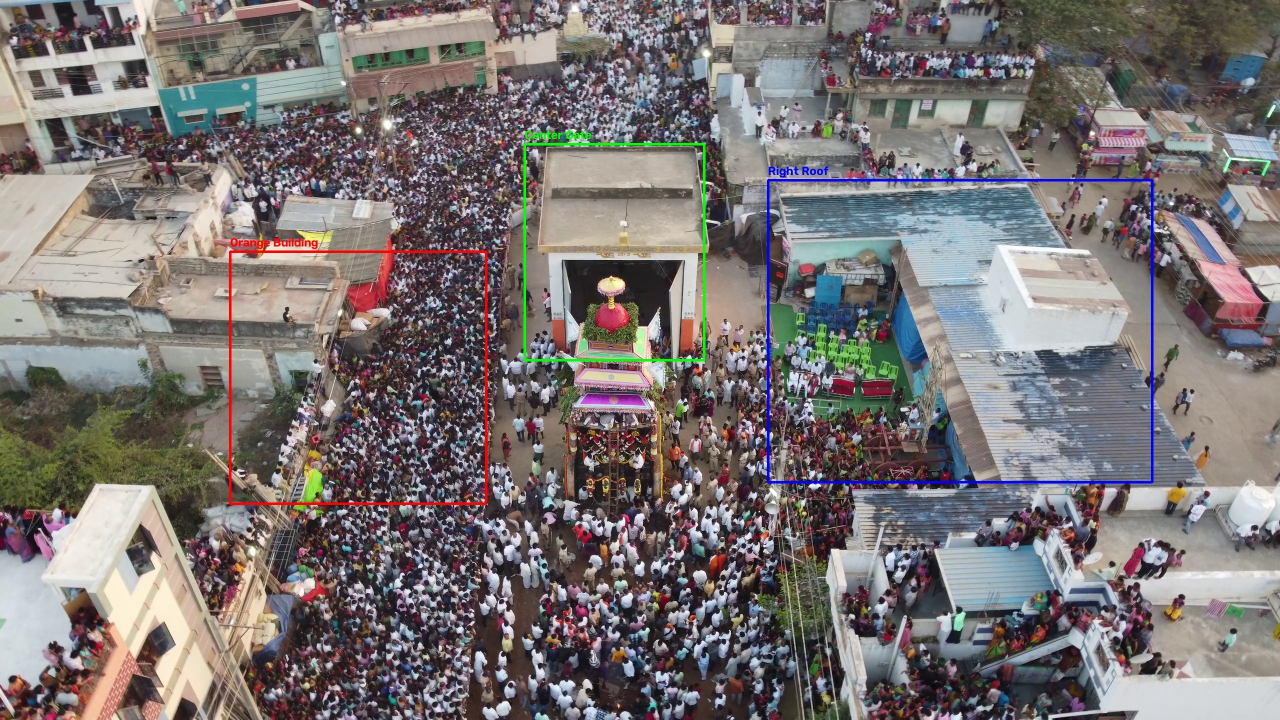
#> input picture cv-service/debug_building_boxes.jpg, 2560 x 1440 px, given in place of frame.png, which was not available (shown at 1/2 size)
$ python test_true_density.py   (older library calls are emulated)
#> lines starting #> are read from the running program, lines starting #| are printed output that depends on the picture; pictures that were not available may be replaced by others from this repository, and a replacement may not be noted
### cv-service/saturation_detector.py
"""
cv-service/saturation_detector.py
Zone-Aware Spatial Crowd Saturation Detector for Aerial Drone Computer Vision.

Identifies when packed crowd regions cross into detection saturation failure
(where person boundaries blend into an unbroken mass of heads, causing YOLO+SAHI
detections to collapse to near-zero).

Features:
  1. Global Zone Saturation Check:
     is_saturated = (detected_density < min_detection_density) AND (edge_density_ratio >= saturation_edge_threshold)
  2. Spatial Grid Saturation Mapping:
     Divides the zone into spatial patches. Analyzes each patch independently.
     Substitutes calibrated density for saturated patches while preserving YOLO detections
     in sparse peripheral areas (rooftops, side alleys).
  3. Visual Density Overlay:
     Annotates saturated crowd patches with an alpha-blended density heatmap & dot texture.
"""
from __future__ import annotations

import os
from typing import List, Tuple, Optional, Dict, Any
import cv2
import numpy as np
import config


class SaturationDetector:
    """
    Zone-aware crowd detection saturation detector for aerial drone camera feeds.
    """

    def __init__(
        self,
        min_detection_density: float = 0.35,
        saturation_edge_threshold: float = 0.075,
        canny_low: int = 50,
        canny_high: int = 150,
        grid_cols: int = 16,
        grid_rows: int = 16,
    ) -> None:
        self.min_detection_density = float(os.getenv("SATURATION_MIN_DETECTION_DENSITY", str(min_detection_density)))
        self.saturation_edge_threshold = float(os.getenv("SATURATION_EDGE_THRESHOLD", str(saturation_edge_threshold)))
        self.canny_low = canny_low
        self.canny_high = canny_high
        self.grid_cols = grid_cols
        self.grid_rows = grid_rows
        self._mask_cache: Dict[Tuple[int, int, str], np.ndarray] = {}

    # [37 lines left out: function get_zone_mask, not called in this run]

    def compute_edge_map(self, frame: np.ndarray) -> np.ndarray:
        """Computes CLAHE-enhanced Canny edge binary map."""
        if len(frame.shape) == 3:
            gray = cv2.cvtColor(frame, cv2.COLOR_BGR2GRAY)
        else:
            gray = frame

        clahe = cv2.createCLAHE(clipLimit=2.0, tileGridSize=(8, 8))
        enhanced = clahe.apply(gray)
        blurred = cv2.GaussianBlur(enhanced, (5, 5), 0)
        edges = cv2.Canny(blurred, self.canny_low, self.canny_high)
        return edges

    # [203 lines left out: functions compute_edge_density, filter_boxes_in_zone, analyze_spatial_grid, check_saturation, not called in this run]

    def compute_crowd_texture_energy(self, frame: np.ndarray, zone_mask: Optional[np.ndarray] = None) -> np.ndarray:
        """
        Extracts isotropic crowd head-blob energy while dynamically suppressing directional roof ridges.
        Fully self-contained and rotation-invariant per standalone image.
        """
        h, w = frame.shape[:2]
        gray = cv2.cvtColor(frame, cv2.COLOR_BGR2GRAY) if len(frame.shape) == 3 else frame

        # 1. Circular Head-Blob Morphological Filter (Isotropic, rotation-invariant)
        k_head = cv2.getStructuringElement(cv2.MORPH_ELLIPSE, (5, 5))
        black_th = cv2.morphologyEx(gray, cv2.MORPH_BLACKHAT, k_head)
        white_th = cv2.morphologyEx(gray, cv2.MORPH_TOPHAT, k_head)
        head_blobs = black_th.astype(np.float32) + white_th.astype(np.float32)

        # 2. Dynamic Directional Line Suppression (Suppresses corrugated roof ridges & cables)
        k_horiz = cv2.getStructuringElement(cv2.MORPH_RECT, (15, 1))
        k_vert = cv2.getStructuringElement(cv2.MORPH_RECT, (1, 15))
        line_h = cv2.morphologyEx(gray, cv2.MORPH_OPEN, k_horiz).astype(np.float32)
        line_v = cv2.morphologyEx(gray, cv2.MORPH_OPEN, k_vert).astype(np.float32)

        # 3. Local Standard Deviation (Crowd contrast)
        blur_sq = cv2.GaussianBlur(gray.astype(np.float32)**2, (15, 15), 0)
        sq_blur = cv2.GaussianBlur(gray.astype(np.float32), (15, 15), 0)**2
        local_std = np.sqrt(np.maximum(0, blur_sq - sq_blur))
        norm_std = np.clip((local_std - 10.0) / 20.0, 0.0, 1.5)

        # 4. Directional Sobel Ratio (Penalizes 1D linear structures)
        gx = cv2.Sobel(gray, cv2.CV_32F, 1, 0, ksize=3)
        gy = cv2.Sobel(gray, cv2.CV_32F, 0, 1, ksize=3)
        dir_ratio = np.abs(gx) / (np.abs(gx) + np.abs(gy) + 1e-5)
        dir_penalty = np.clip(1.0 - 2.2 * np.abs(dir_ratio - 0.5), 0.10, 1.0)

        # Combined Standalone Feature Energy
        norm_blobs = np.clip((head_blobs - 6.0) / 16.0, 0.0, 3.0)
        crowd_signal = (0.70 * norm_blobs + 0.30 * norm_std) * dir_penalty
        crowd_signal = np.maximum(0.0, crowd_signal - 0.12)

        if zone_mask is not None:
            mask_soft = cv2.GaussianBlur(zone_mask.astype(np.float32) / 255.0, (15, 15), 4.0)
            crowd_signal = crowd_signal * mask_soft

        texture_field = cv2.GaussianBlur(crowd_signal, (21, 21), 6.0)
        return np.clip(texture_field, 0.0, 3.5)

    # [192 lines left out: functions _create_balanced_palette_lut, process_standalone_drone_frame, annotate_density_heatmap, not called in this run]

### cv-service/scratch/test_true_density.py
import os
import sys
import cv2
import numpy as np

sys.path.insert(0, os.path.dirname(os.path.abspath(__file__)) + "/..")
from saturation_detector import SaturationDetector

def test_true_density():
    frame = cv2.imread("videos/frame.png")
#> frame is the input picture: shape (1440, 2560, 3); mean B, G, R 114.8, 115.3, 121.2
    h, w = frame.shape[:2]
#> h = 1440; w = 2560
    area_sqm = 1000.0 # Active gathering area

    sat_detector = SaturationDetector(grid_cols=20, grid_rows=20)
    edges = sat_detector.compute_edge_map(frame)
#> in compute_edge_map, `edges = cv2.Canny(blurred, self.canny_low, self.canny_high)`:
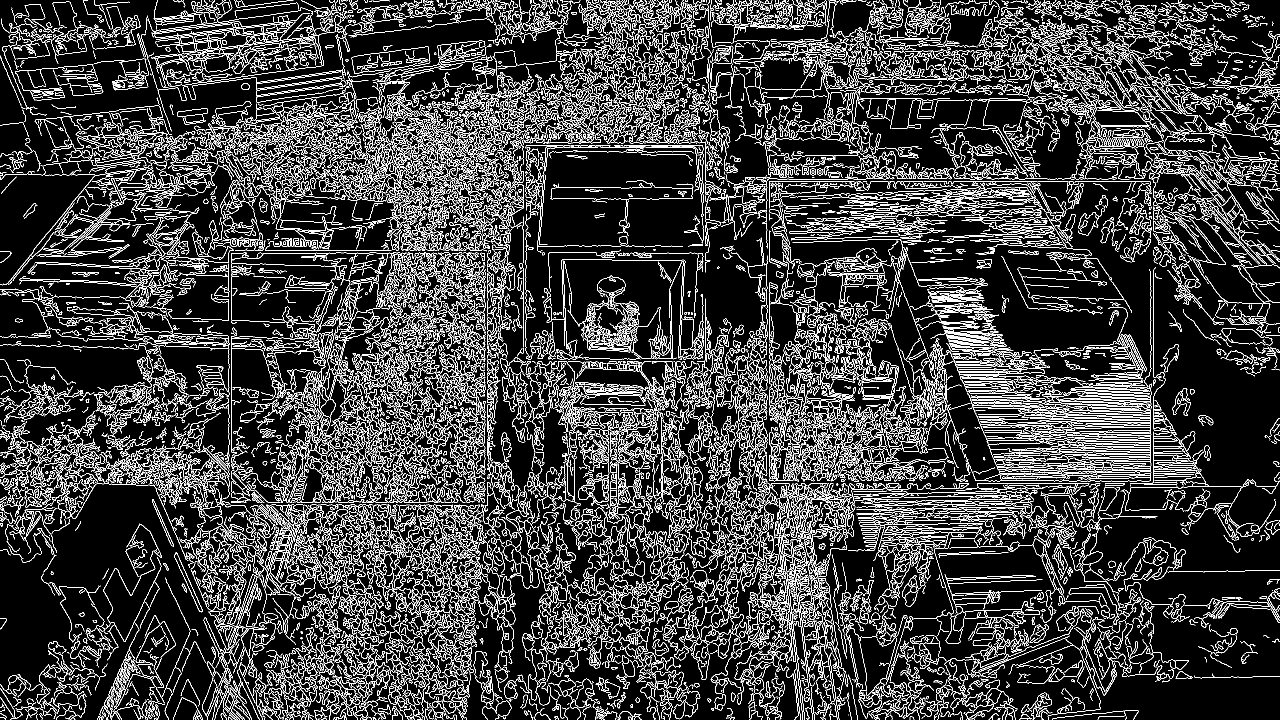
#> edges: shape (1440, 2560) (shown at 1/2 size); 15% white in thin lines or dots
    texture_energy = sat_detector.compute_crowd_texture_energy(frame)
#> in compute_crowd_texture_energy, `dir_ratio = np.abs(gx) / (np.abs(gx) + np.abs(gy) + 1e-5)`:
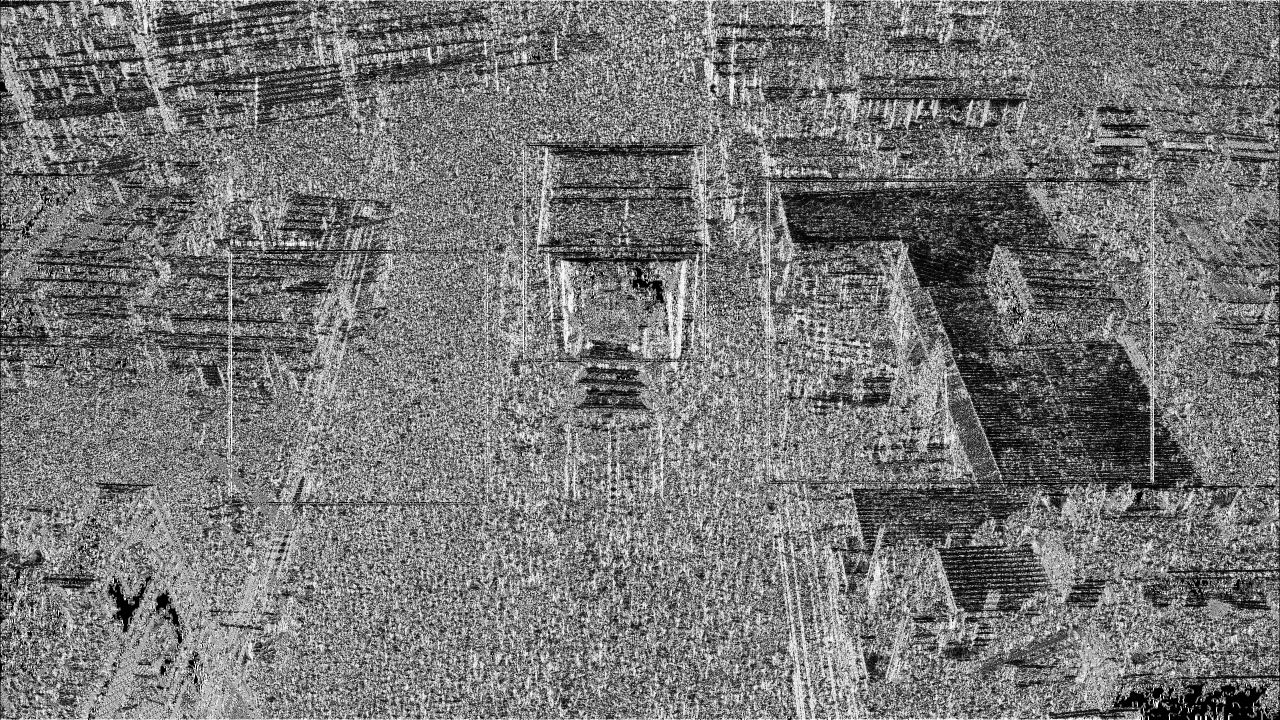
#> dir_ratio: shape (1440, 2560) float32 (shown at 1/2 size); min 0, max 1, mean 0.465
#> in compute_crowd_texture_energy, `dir_penalty = np.clip(1.0 - 2.2 * np.abs(dir_ratio - 0.5), 0.10, 1.0)`:
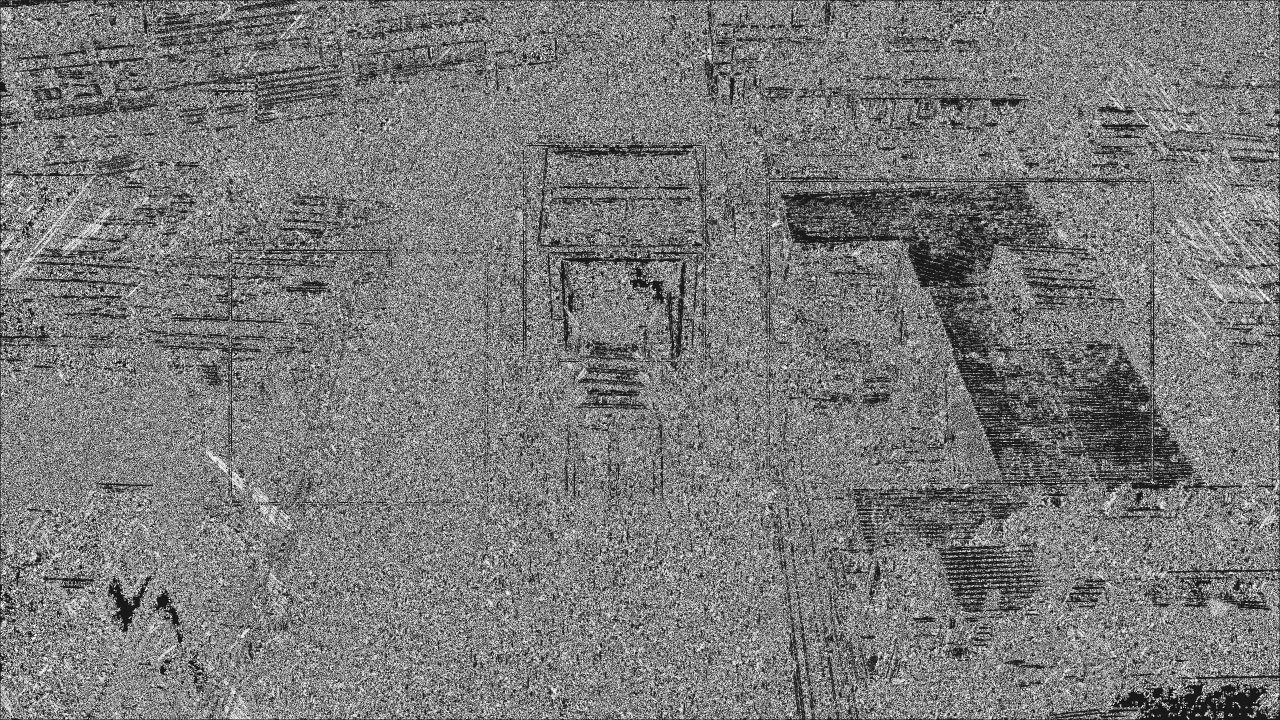
#> dir_penalty: shape (1440, 2560) float32 (shown at 1/2 size); min 0.1, max 1, mean 0.482
#> in compute_crowd_texture_energy, `texture_field = cv2.GaussianBlur(crowd_signal, (21, 21), 6.0)`:
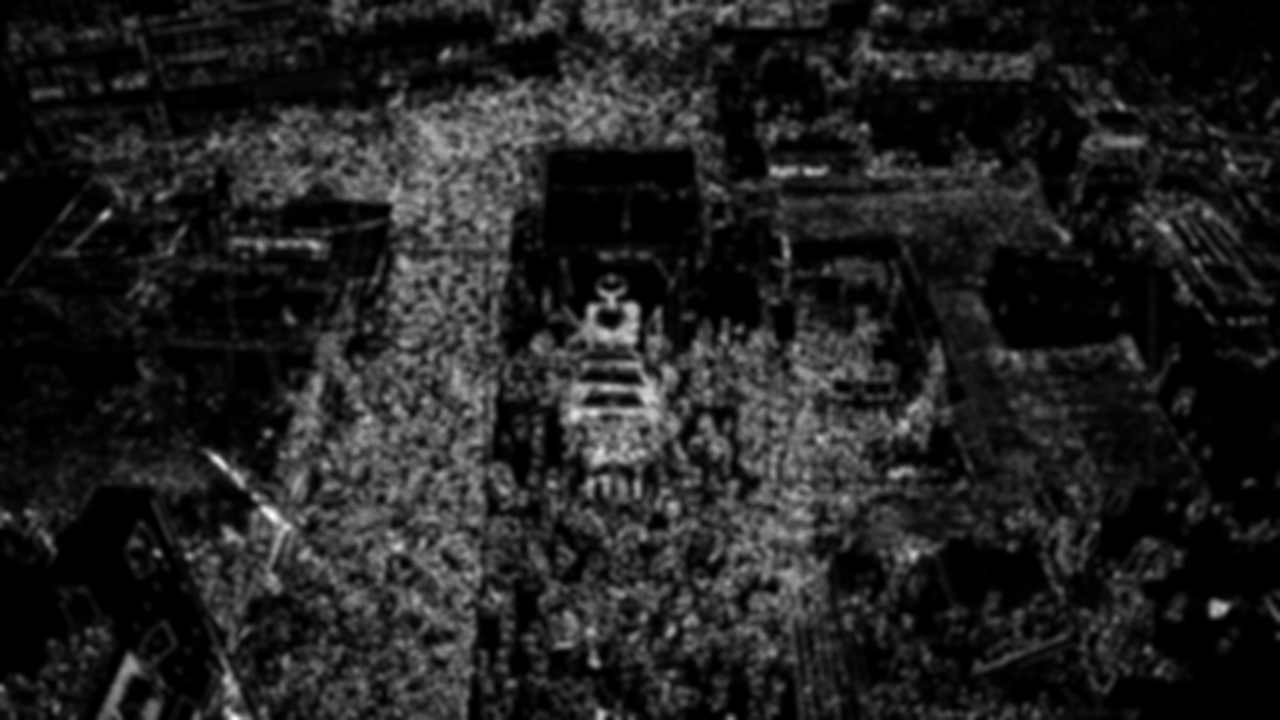
#> texture_field: shape (1440, 2560) float32 (shown at 1/2 size); min 0, max 1.36, mean 0.181; drawn with min black and max white

    cell_w = w // 20
#> cell_w = 128
    cell_h = h // 20
#> cell_h = 72

    print("--- 20x20 Grid Patch Analysis ---")
    total_est_people = 0
    total_active_cells = 0

    for r in range(20):
        for c in range(20):
            x1, y1 = c * cell_w, r * cell_h
            x2, y2 = (c + 1) * cell_w, (r + 1) * cell_h

            cell_patch = frame[y1:y2, x1:x2]
            cell_tex = np.mean(texture_energy[y1:y2, x1:x2])
            cell_edges = np.count_nonzero(edges[y1:y2, x1:x2]) / float(cell_w * cell_h)

            # Estimate true density based on texture energy
            # In crowd areas, texture energy 0.3 -> ~1.5 p/m2, 0.8 -> ~3.5 p/m2, 1.5+ -> ~5.5 p/m2
            if cell_tex > 0.15:
                # Cell area in m2
                cell_area = area_sqm / 400.0 # 2.5 m2 per cell
                cell_density = np.clip(cell_tex * 3.8, 0.5, 6.0)
                cell_cnt = int(round(cell_density * cell_area))
                total_est_people += cell_cnt
                total_active_cells += 1
#> after the loop, total_active_cells = 194; total_est_people = 545

    print(f"Total active crowd cells: {total_active_cells} / 400")
#| Total active crowd cells: 194 / 400
    print(f"Total estimated people across crowd area: {total_est_people} people")
#| Total estimated people across crowd area: 545 people

if __name__ == "__main__":
    test_true_density()

$ run again, on cv-service/test_perfect_crowd_heatmap.jpg
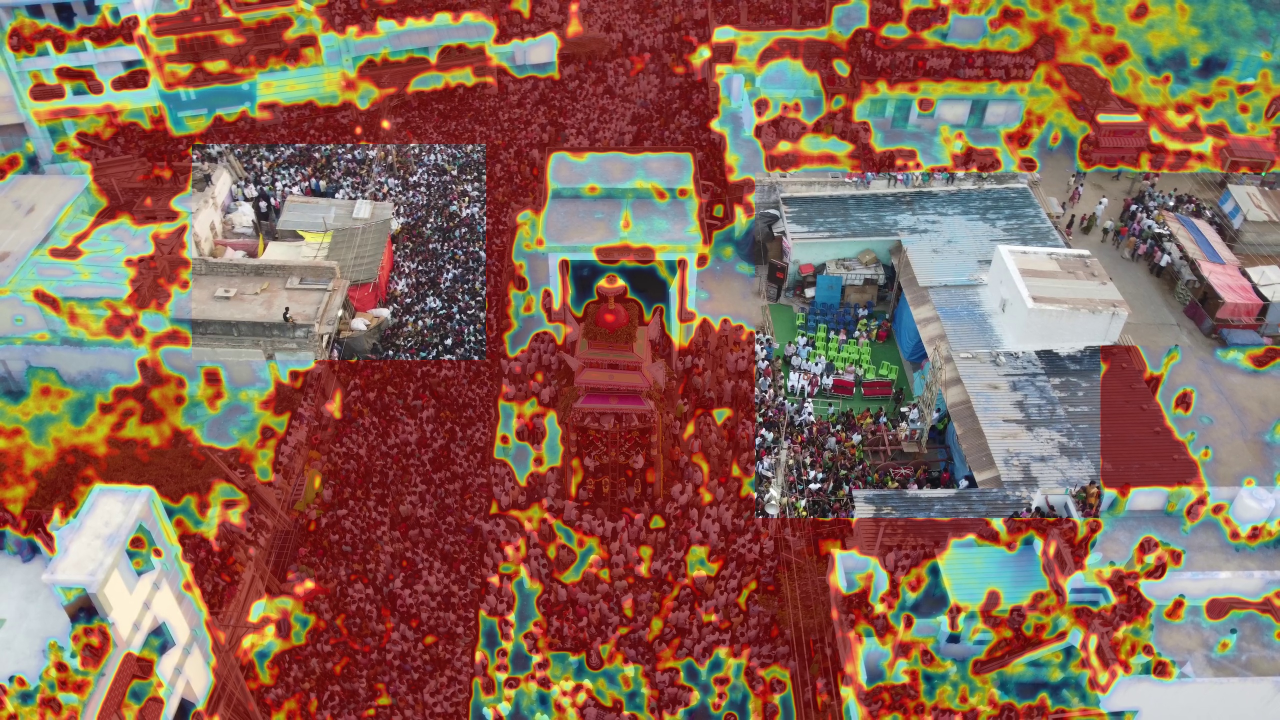
#> input picture cv-service/test_perfect_crowd_heatmap.jpg, 2560 x 1440 px, given in place of frame.png, which was not available (shown at 1/2 size)
#> in test_true_density, frame is the input picture: shape (1440, 2560, 3); mean B, G, R 87.9, 103.6, 136.4
#> in compute_edge_map, `edges = cv2.Canny(blurred, self.canny_low, self.canny_high)`:
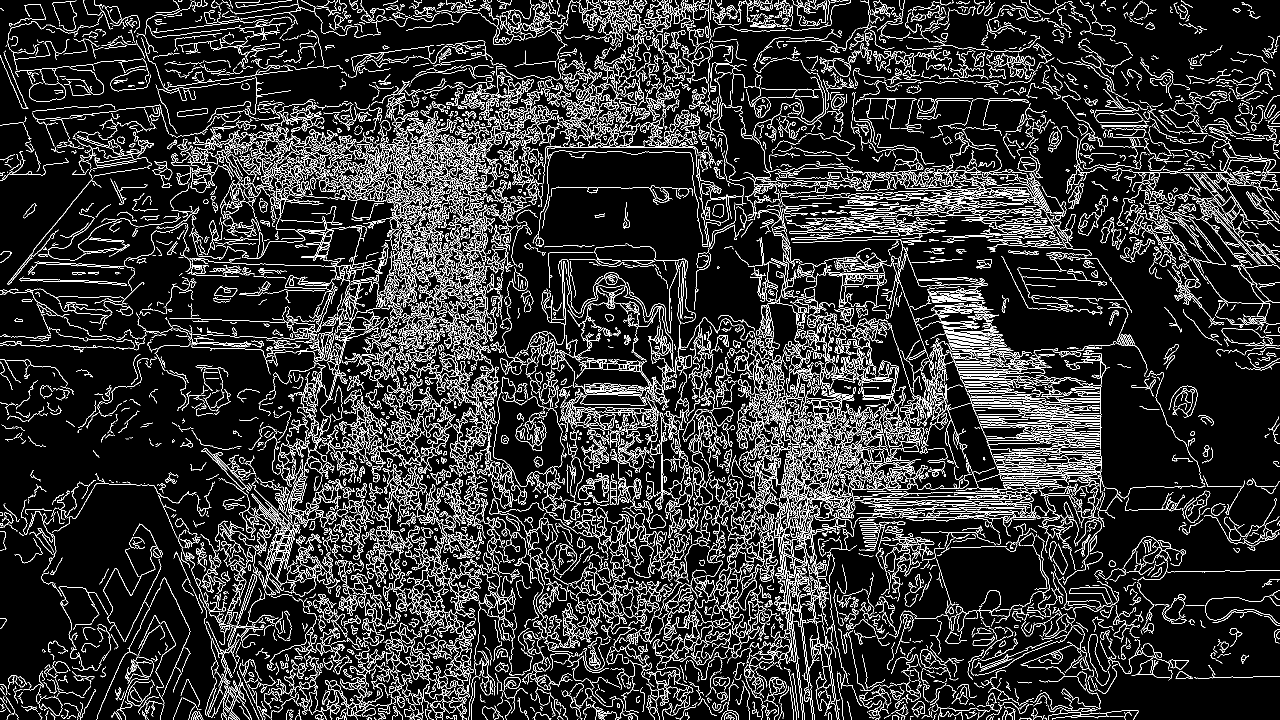
#> edges: shape (1440, 2560) (shown at 1/2 size); 12% white in thin lines or dots
#> in compute_crowd_texture_energy, `texture_field = cv2.GaussianBlur(crowd_signal, (21, 21), 6.0)`:
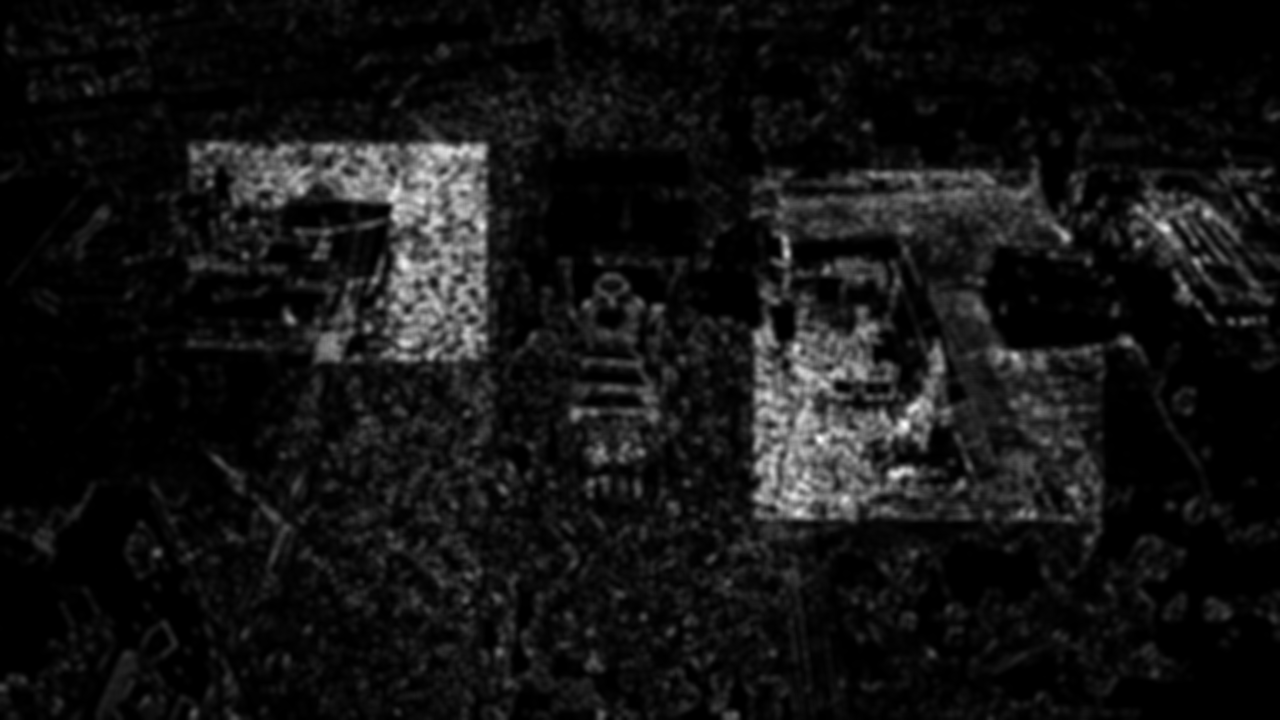
#> texture_field: shape (1440, 2560) float32 (shown at 1/2 size); min 0, max 1.01, mean 0.0792; drawn with min black and max white
#> after the loop in test_true_density, `for r in range(20):`: total_active_cells = 54; total_est_people = 142
#| Total active crowd cells: 54 / 400
#| Total estimated people across crowd area: 142 people
